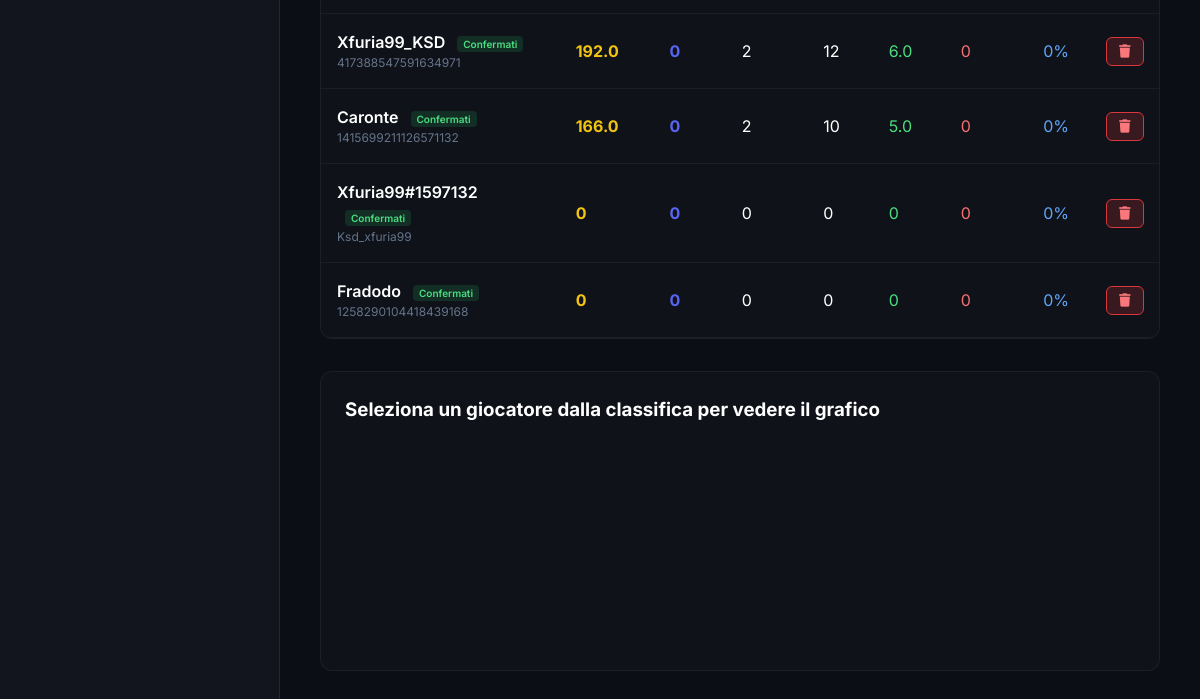
Before: / (lower part) with the older database file.
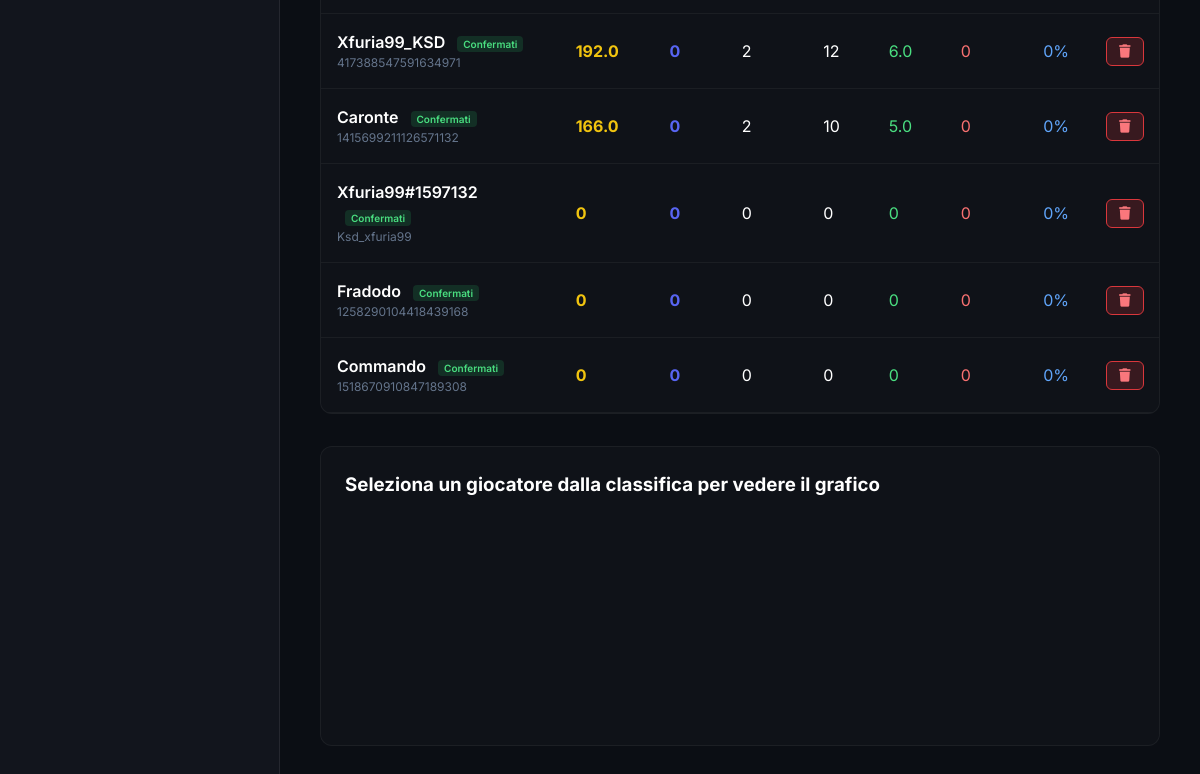
After: the same page with the newer database file.
### tables this page shows
CREATE TABLE players (
            discord_id TEXT PRIMARY KEY,
            activision_id TEXT NOT NULL,
            points INTEGER DEFAULT 0,
            matches_played INTEGER DEFAULT 0,
            total_kills INTEGER DEFAULT 0,
            total_damage INTEGER DEFAULT 0,
            wins INTEGER DEFAULT 0
        , contest_points REAL DEFAULT 0);

### web/app.py (the view)
@app.get("/", response_class=HTMLResponse)
async def read_root(request: Request, error: str = None, success: str = None):
    players = database.get_all_players()
    for p in players:
        mp = p.get('matches_played', 0)
        p['kd_ratio'] = round(p.get('total_kills', 0) / mp, 2) if mp > 0 else 0
        p['avg_damage'] = round(p.get('total_damage', 0) / mp) if mp > 0 else 0
        p['win_rate'] = f"{round((p.get('wins', 0) / mp) * 100)}%" if mp > 0 else "0%"
    bounties = database.get_active_bounties()
    return templates.TemplateResponse(request=request, name="index.html", context={"players": players, "bounties": bounties, "error": error, "success": success})

### web/templates/index.html (shortened to what this page needs)
<!DOCTYPE html>
<html lang="it">
<head>
  <link rel="stylesheet" href="https://cdnjs.cloudflare.com/ajax/libs/font-awesome/6.4.0/css/all.min.css">
  <link rel="stylesheet" href="/static/style.css">
</head>
<body>
  <div id="app">
    <nav class="sidebar">
      <div class="sidebar-menu">
      </div>
    </nav>
    <main class="main-content">
      <div class="content-wrapper">
          <div style="overflow-x: auto; margin-bottom: 32px; background: rgba(255,255,255,0.02); border-radius: 12px; border: 1px solid rgba(255,255,255,0.05);">
            <table style="width: 100%; border-collapse: collapse; text-align: left;">
              <tbody>
                {% for p in players %}
                <tr style="border-bottom: 1px solid rgba(255,255,255,0.05); transition: 0.2s; cursor: pointer;" onclick="loadPlayerChart('{{ p.discord_id }}', '{{ p.activision_id }}')">
                  <td style="padding: 16px;">
                    <div style="font-weight: 600; color: white;">
                      {{ p.activision_id }}
                      {% if p.has_pending %}
                        <span style="font-size: 10px; background: rgba(241, 196, 15, 0.2); color: var(--accent-gold); padding: 2px 6px; border-radius: 4px; margin-left: 8px;">Da confermare</span>
                      {% else %}
                        <span style="font-size: 10px; background: rgba(35, 165, 89, 0.2); color: #4ade80; padding: 2px 6px; border-radius: 4px; margin-left: 8px;">Confermati</span>
                      {% endif %}
                    </div>
                    <div style="font-size: 12px; color: var(--text-muted);">{{ p.discord_id }}</div>
                  </td>
                  <td style="padding: 16px; font-weight: bold; color: var(--accent-gold);">{{ p.contest_points or 0 }}</td>
                  <td style="padding: 16px; font-weight: bold; color: var(--accent-blue);">{{ p.points }}</td>
                  <td style="padding: 16px;">{{ p.matches_played }}</td>
                  <td style="padding: 16px;">{{ p.total_kills }}</td>
                  <td style="padding: 16px; color: #4ade80;">{{ p.kd_ratio }}</td>
                  <td style="padding: 16px; color: #f87171;">{{ p.avg_damage }}</td>
                  <td style="padding: 16px; color: #60a5fa;">{{ p.win_rate }}</td>
                  <td style="padding: 16px;" onclick="event.stopPropagation()">
                    <button onclick="promptDeletePlayer('{{ p.discord_id }}', '{{ p.activision_id }}')" style="background: rgba(218, 55, 60, 0.2); border: 1px solid var(--accent-red); color: #FA777C; padding: 6px 12px; border-radius: 6px; cursor: pointer; transition: 0.2s;">
                      <i class="fa-solid fa-trash"></i>
                    </button>
                  </td>
                </tr>
                {% else %}
                <tr>
                  <td colspan="5" style="padding: 24px; text-align: center; color: var(--text-muted);">Nessun giocatore registrato.</td>
                </tr>
                {% endfor %}
              </tbody>
            </table>
          </div>
          <div class="chart-container" id="sec-stats" style="margin-top: 32px; padding: 24px; background: rgba(255,255,255,0.02); border-radius: 12px; border: 1px solid rgba(255,255,255,0.05);">
            <h3 style="color: white; margin-bottom: 16px;" id="chartTitle">Seleziona un giocatore dalla classifica per vedere il grafico</h3>
          </div>
        </div>
      </div>
</body>
</html>

### web/static/style.css (style rules this page uses)
:root { --bg-main: #0B0E14; --bg-sidebar: #12151D; --bg-card: rgba(22, 26, 36, 0.6); --bg-card-hover: rgba(30, 35, 48, 0.8); --border-color: rgba(255, 255, 255, 0.08); --text-primary: #ffffff; --text-secondary: #94A3B8; --text-muted: #64748B; --accent-blue: #5865F2; --accent-blue-hover: #4752C4; --accent-green: #23A559; --accent-green-hover: #1E8F4C; --accent-red: #DA373C; --accent-gold: #F1C40F; --accent-purple: #9b59b6; --shadow-sm: 0 4px 6px -1px rgba(0, 0, 0, 0.3), 0 2px 4px -1px rgba(0, 0, 0, 0.2); --shadow-lg: 0 10px 25px -5px rgba(0, 0, 0, 0.5), 0 8px 10px -6px rgba(0, 0, 0, 0.4); --shadow-glow: 0 0 20px rgba(88, 101, 242, 0.2); --transition: all 0.3s cubic-bezier(0.25, 0.8, 0.25, 1); }
* { box-sizing: border-box; margin: 0; padding: 0; }
body { font-family: 'Inter', sans-serif; background-color: var(--bg-main); color: var(--text-primary); line-height: 1.5; -webkit-font-smoothing: antialiased; overflow: hidden; }
#app { display: flex; height: 100vh; width: 100vw; }
.sidebar { width: 280px; background-color: var(--bg-sidebar); border-right: 1px solid var(--border-color); display: flex; flex-direction: column; transition: var(--transition); z-index: 10; }
.sidebar-menu { padding: 16px; display: flex; flex-direction: column; gap: 8px; flex: 1; overflow-y: auto; }
.main-content { flex: 1; display: flex; flex-direction: column; position: relative; overflow-y: auto; background: radial-gradient(circle at top right, rgba(88, 101, 242, 0.05), transparent 400px); }
.content-wrapper { padding: 40px; max-width: 1000px; margin: 0 auto; width: 100%; }
.chart-container { margin-top: 32px; padding: 24px; background: rgba(255,255,255,0.02); border-radius: 12px; border: 1px solid rgba(255,255,255,0.05); height: 300px; }

Changed rows visible on the page:
added players: activision_id "Commando", shows "Confermati", discord_id "1518670910847189308", contest_points "0", points "0", matches_played "0", total_kills "0", kd_ratio "0", avg_damage "0", win_rate "0%"
